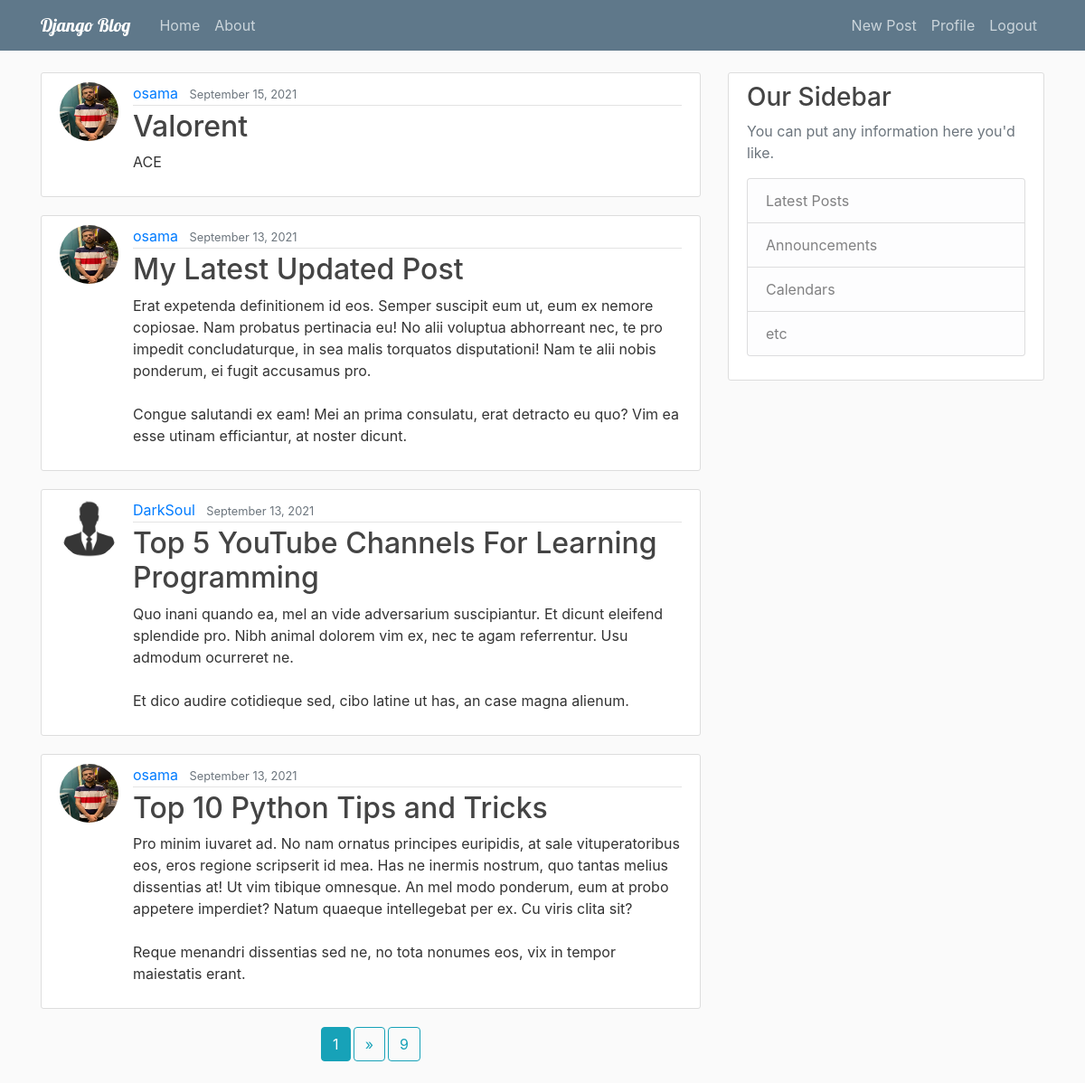
The app's page / (signed in) with its own data.
### blog/models.py (models this page shows, shortened)
class Post(models.Model):
    title = models.CharField(max_length=100)
    content = models.TextField()
    date_posted = models.DateTimeField(default=timezone.now)
    author = models.ForeignKey(User, on_delete=models.CASCADE)

### users/models.py (models this page shows, shortened)
class Profile(models.Model):
  user= models.OneToOneField(User, on_delete=models.CASCADE)
  image = models.ImageField(default='default.jpg',upload_to='profile_pics' )
  bio = models.TextField(max_length=500, blank=True)
  Above_18 = models.BooleanField(name= 'Above 18',null=True)

### blog/views.py (the view)
# urls.py: path('', PostListView.as_view(), name='blog-home'),
class PostListView(ListView):
    model = Post
    template_name = 'blog/home.html'
    context_object_name='posts'
    ordering= ['-date_posted']
    paginate_by= 4

### blog/templates/blog/home.html (shortened to what this page needs)
{% extends "blog/base.html" %} {% block content %} {% for post in posts %}
<article class="media content-section">
  <img
    class="rounded-circle article-img"
    src="{{post.author.profile.image.url}}"
    alt=""
  />
  <div class="media-body">
    <div class="article-metadata">
      <a class="mr-2" href="{% url 'user-posts' post.author.username %}"
        >{{ post.author }}</a
      >
      <small class="text-muted">{{ post.date_posted | date:"F d, Y"}}</small>
    </div>
    <h2>
      <a class="article-title" href="{% url 'post-detail' post.id %}"
        >{{ post.title }}</a
      >
    </h2>
    <p class="article-content">{{ post.content }}</p>
  </div>
</article>
{% endfor %}
<footer style="gap: 3px" class="pagination justify-content-center">
  {% if is_paginated %}
  <a class="btn btn-info mb-4" href="?page={{page_obj.number }}"
    >{{page_obj.number }}</a
  >
  {% if page_obj.has_next %}
  <a
    class="btn btn-outline-info mb-4"
    href="?page={{page_obj.next_page_number }}"
    >&raquo;</a
  >
  <a
    class="btn btn-outline-info mb-4"
    href="?page={{page_obj.paginator.num_pages}}"
    >{{page_obj.paginator.num_pages}}</a
  >
  {% endif %} {% endif %}
</footer>
{% endblock content %}

### blog/static/blog/main.css (style rules this page uses)
body { background: #fafafa; color: #333333; margin-top: 5rem; }
h1, h2, h3, h4, h5, h6 { color: #444444; }
.content-section { background: #ffffff; padding: 10px 20px; border: 1px solid #dddddd; border-radius: 3px; margin-bottom: 20px; }
.article-title { color: #444444; }
.article-content { white-space: pre-line; }
.article-img { height: 65px; width: 65px; margin-right: 16px; }
.article-metadata { padding-bottom: 1px; margin-bottom: 4px; border-bottom: 1px solid #e3e3e3; }

### records on screen
Post: author.profile.image (picture), author "osama", date_posted "September 15, 2021", title "Valorent", content "ACE"
Post: author.profile.image (picture), author "osama", date_posted "September 13, 2021", title "My Latest Updated Post", content "Erat expetenda definitionem id eos. Semper suscipit eum ut, eum ex nemore copiosae. Nam probatus pertinacia eu! No alii voluptua abhorreant nec, te pro impedit concludaturque, in sea malis torquatos disputationi! Nam te alii nobis ponderum, ei fugit accusamus pro. Congue salutandi ex eam! Mei an prima consulatu, erat detracto eu quo? Vim ea esse utinam efficiantur, at noster dicunt."
Post: author.profile.image (placeholder picture), author "DarkSoul", date_posted "September 13, 2021", title "Top 5 YouTube Channels For Learning Programming", content "Quo inani quando ea, mel an vide adversarium suscipiantur. Et dicunt eleifend splendide pro. Nibh animal dolorem vim ex, nec te agam referrentur. Usu admodum ocurreret ne. Et dico audire cotidieque sed, cibo latine ut has, an case magna alienum."
Post: author.profile.image (picture), author "osama", date_posted "September 13, 2021", title "Top 10 Python Tips and Tricks", content "Pro minim iuvaret ad. No nam ornatus principes euripidis, at sale vituperatoribus eos, eros regione scripserit id mea. Has ne inermis nostrum, quo tantas melius dissentias at! Ut vim tibique omnesque. An mel modo ponderum, eum at probo appetere imperdiet? Natum quaeque intellegebat per ex. Cu viris clita sit? Reque menandri dissentias sed ne, no tota nonumes eos, vix in tempor maiestatis erant."

### other values on screen
{{ page_obj.number }} "1"
{{ page_obj.paginator.num_pages }} "9"
